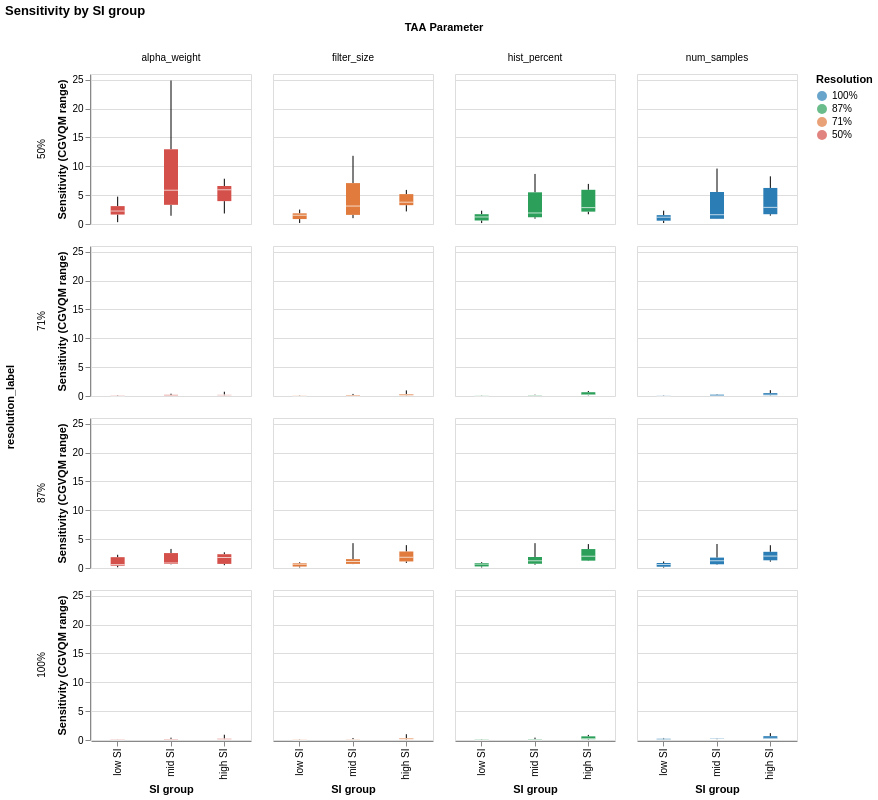

Notebook code cell kept with this figure:
### Code cell
plot_sensitivity_by_bin(analysis_df, feature='SI')                          # all params, all resolutions

### Figure 1 — Vega-Lite specification as saved in the notebook (floating-point values rounded to 4 significant figures; data arrays with more than 128 entries replaced by an {"elided": "..."} marker saying what was removed)
{"config": {"view": {"continuousWidth": 300, "continuousHeight": 300}, "axis": {"labelFontSize": 10, "titleFontSize": 11}, "title": {"fontSize": 13}}, "data": {"name": "data-2ff6b8e74cceeaf59d8a113394395c9f"}, "facet": {"column": {"field": "parameter", "sort": ["alpha_weight", "hist_percent", "filter_size", "num_samples"], "title": "TAA Parameter", "type": "nominal"}, "row": {"field": "resolution_label", "sort": ["100%", "87%", "71%", "50%"], "type": "nominal"}}, "spec": {"mark": {"type": "boxplot", "extent": "min-max"}, "encoding": {"color": {"field": "resolution_label", "scale": {"domain": ["100%", "87%", "71%", "50%"], "range": ["#2a7db5", "#2ca05a", "#e07b3d", "#d4504a"]}, "sort": ["100%", "87%", "71%", "50%"], "title": "Resolution", "type": "nominal"}, "tooltip": [{"field": "scene", "type": "nominal"}, {"field": "feature_bin", "type": "ordinal"}, {"field": "sensitivity", "format": ".3f", "type": "quantitative"}, {"field": "SI", "format": ".4f", "type": "quantitative"}], "x": {"field": "feature_bin", "sort": ["low SI", "mid SI", "high SI"], "title": "SI group", "type": "ordinal"}, "y": {"field": "sensitivity", "title": "Sensitivity (CGVQM range)", "type": "quantitative"}}, "height": 150, "width": 160}, "resolve": {"scale": {"y": "shared"}}, "title": "Sensitivity by SI group", "$schema": "https://vega.github.io/schema/vega-lite/v6.1.0.json", "datasets": {"data-2ff6b8e74cceeaf59d8a113394395c9f": {"elided": "304 records"}}}
